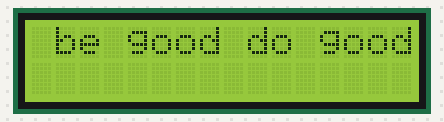
Simulated run of this sketch. Board: Arduino Uno, built with avr-gcc and run on an emulated ATmega328P. Shown: 16×2 character LCD.

Above: at 0.1 s.
At 4.7 s:
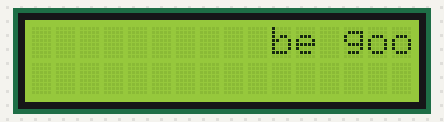
At 7.3 s:
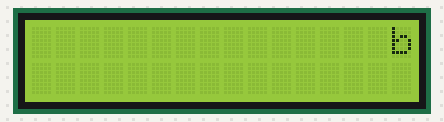
At 15.1 s:
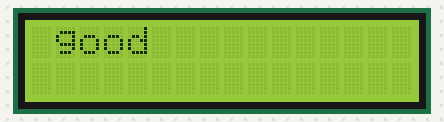
At 20.3 s:
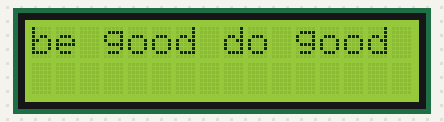
At 38.5 s:
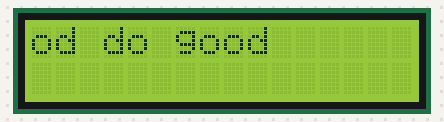

The sketch:

lcd_auto_scrool.ino
```cpp
#include <LiquidCrystal.h>
LiquidCrystal Lcd(13,12,8,7,4,2);
int i,x,y;
void setup()
{
  Lcd.begin(16,2);
  Lcd.print("be good do good");
}
void loop()
{
 for(int pos=0;pos<=36;pos++)
{
 for(x=0;x<=4;y++)
{
  for(y=0;y<=4;y++)
      {
  Lcd.scrollDisplayRight();
  Lcd.setCursor(x,y);
  delay(500);

}
  delay(100);
}
}
}
```

Measured:
- what the display in image 1 shows lasts 0.6 s, from 4.7 s to 5.3 s
